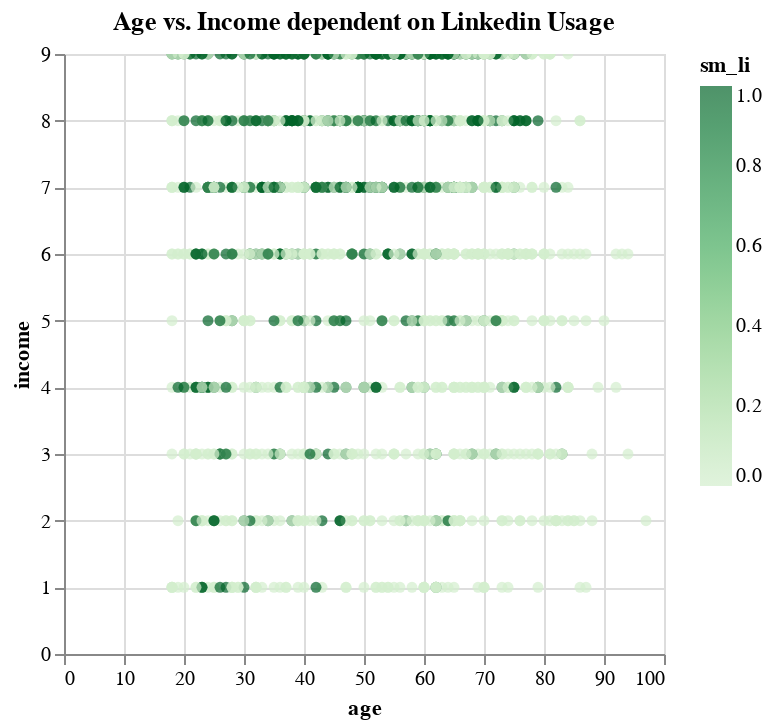

Write notebook code for a chart like this one.
### Code cell
import altair as alt
alt.Chart(ss).mark_circle().encode(
    x="age",
    y="income",
    color= alt.Color('sm_li', scale=alt.Scale(scheme='greens')),
    tooltip=["parent", "married", "educ2","sm_li", "female"]).interactive().properties(
    title="Age vs. Income dependent on Linkedin Usage")

### Figure 1 — Vega-Lite specification as saved in the notebook (floating-point values rounded to 4 significant figures; data arrays with more than 128 entries replaced by an {"elided": "..."} marker saying what was removed)
{"config": {"view": {"continuousWidth": 300, "continuousHeight": 300}}, "data": {"name": "data-dfb2a67f9b1a74247c09c1e3277fe4e2"}, "mark": {"type": "circle"}, "encoding": {"color": {"field": "sm_li", "scale": {"scheme": "greens"}, "type": "quantitative"}, "tooltip": [{"field": "parent", "type": "quantitative"}, {"field": "married", "type": "quantitative"}, {"field": "educ2", "type": "quantitative"}, {"field": "sm_li", "type": "quantitative"}, {"field": "female", "type": "quantitative"}], "x": {"field": "age", "type": "quantitative"}, "y": {"field": "income", "type": "quantitative"}}, "params": [{"name": "param_19", "select": {"type": "interval", "encodings": ["x", "y"]}, "bind": "scales"}], "title": "Age vs. Income dependent on Linkedin Usage", "$schema": "https://vega.github.io/schema/vega-lite/v5.8.0.json", "datasets": {"data-dfb2a67f9b1a74247c09c1e3277fe4e2": {"elided": "1260 records"}}}
